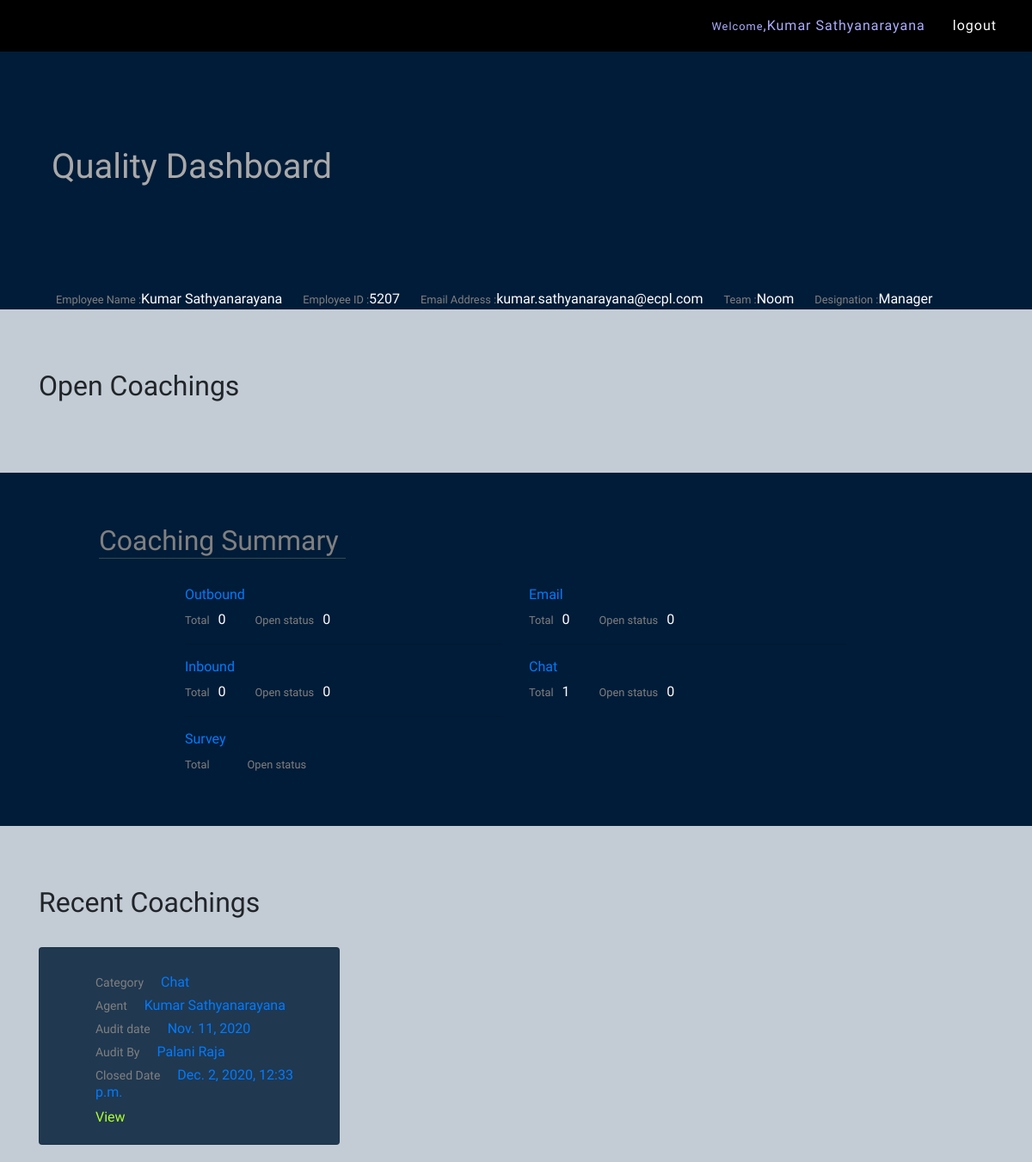
Page /employees/agenthome (signed in) on the committed database.
### employees/models.py (models this page shows, shortened)
class Profile(models.Model):
    team_list=(
        ('Noom','Noom'),('Aadya Solutions','Aadya Solutions'),('UPS CLP','UPS CLP'),('Gardening Express','Gardening Express'),
        ('Maxwell Properties','Maxwell Properties'),('Gubagoo','Gubagoo'),('Digital Swiss Gold','Digital Swiss Gold'),
        ('Digital Signage','Digital Signage'),('Success Systems','Success Systems'),('Advancement Consulting ','Advancement Consulting'),
        ('Insalvage','Insalvage'),('Medicare','Medicare'),('Printerpix','Printerpix'),('Printerpix Training','Printerpix Training'),
        ('First Look Appraisal','First Look Appraisal'),('TCA Counseling Group','TCA Counseling Group'),('Advit Sahdev Marketing','Advit Sahdev Marketing'),
        ('AKDY','AKDY'),('AKDY Training','AKDY Training'),('Monster Lead Group','Monster Lead Group'),('Fame House','Fame House'),
        ('Lecanto Green coffee','Lecanto Green coffee'),('Micro Distributing','Micro Distributing'),('Aditya Birla','Aditya Birla'),
        ('Aditya Birla Cellulose','Aditya Birla Cellulose'),('Aditya Birla Cellulose Training','Aditya Birla Cellulose Training'),
        ('City Security Services','City Security Services'),('Active Sports Club','Active Sports Club'),('Aditya Birla Sampling Team','Aditya Birla Sampling Team'),
        ('Aditya Birla Sampling Team Trainig','Aditya Birla Sampling Team Trainig'),('Bigo - IMO Group Chat','Bigo - IMO Group Chat'),
        ('Bigo Monitor Team','Bigo Monitor Team'),('Daniel Wellington','Daniel Wellington'),('Option Matrix','Option Matrix'),
        ('Info Think LLC','Info Think LLC'),('MT Cosmetics','MT Cosmetics'),("Something's Brewing","Something's Brewing"),
        ('WIT Digital','WIT Digital'),('Sync Treasury LLC','Sync Treasury LLC'),('SANA GAMING CONSULTING','SANA GAMING CONSULTING'),
        ('GrayStone LLC','GrayStone LLC'),('Kaapi Machines','Kaapi Machines'),('Richmond Assets & Holdings','Richmond Assets & Holdings'),
        ('US Home Exterior','US Home Exterior'),('Pre Management Leicester LTD','Pre Management Leicester LTD'),('American Income Life','American Income Life'),
        ('Life Alarm Services','Life Alarm Services'),('ERI Global','ERI Global'),('Allen Consulting group','Allen Consulting group'),
        ('Jeffery Tan ','Jeffery Tan '),('Student Life','Student Life'),('Career Transition Specialist','Career Transition Specialist'),
        ('Golden Eye Tech CCTV','Golden Eye Tech CCTV'),('MOVEMENT INSURANCE','MOVEMENT INSURANCE'),('Nucleus Media','Nucleus Media'),
        ('PSECU','PSECU'),('Tentamus','Tentamus'),('L&D','L&D'),('Get A Rate','Get A Rate'),('Mayfair Acct and Wealth','Mayfair Acct and Wealth'),
        ('Superking','Superking'),('Millionaires Group','Millionaires Group'),('PROTOSTAR','PROTOSTAR'),('MESSE FRANKFURT','MESSE FRANKFURT'),
        ('System 4','System 4'),('Naffa Innovations Pvt Ltd','Naffa Innovations Pvt Ltd'),('Support Staff','Support Staff'),
        ('Quality Team', 'Quality Team')
                    )
    emp_desi_list=(
        ('CRO','CRO'),('Patrolling officer','Patrolling officer'),('TL','TL'),('AM','AM'),('Trainer','Trainer'),
        ('AD','AD'),('Manager','Manager'),('Service Delivery Manager','Service Delivery Manager'),('Asst.Manager','Asst.Manager'),
        ('CC Team','CC Team'),('BD','BD'),('MIS','MIS'),('Data Analyst','Data Analyst'),('Team Leader','Team Leader'),('QA','QA'),
        ('ATL','ATL'),('SME','SME')
                   )
    user=models.OneToOneField(User,on_delete=models.CASCADE)
    emp_name = models.CharField(max_length=30)
    emp_id=models.IntegerField()
    emp_desi=models.CharField(max_length=50,choices=emp_desi_list)
    team=models.CharField(max_length=50,choices=team_list)
    email=models.EmailField(default='emp@ecpl.com',null=True)

class ChatMonitorinForm(models.Model):
    record_no = models.IntegerField()
    associate_name = models.CharField(max_length=50)
    emp_id = models.IntegerField()
    qa = models.CharField(max_length=50)
    team_lead = models.CharField(max_length=50)
    customer_name = models.CharField(max_length=50)
    chat_date = models.DateField()
    audit_date = models.DateField()
    ticket_no = models.IntegerField()
    campaign = models.CharField(max_length=100)
    zone = models.CharField(max_length=60)
    concept = models.CharField(max_length=60)
    ce_1 = models.CharField(max_length=10)
    ce_2 = models.CharField(max_length=10)
    ce_3 = models.CharField(max_length=10)
    ce_4 = models.CharField(max_length=10)
    ce_5 = models.CharField(max_length=10)
    ce_6 = models.CharField(max_length=10)
    business_1 = models.CharField(max_length=10)
    business_2 = models.CharField(max_length=10)
    compliance_1 = models.CharField(max_length=10)
    compliance_2 = models.CharField(max_length=10)
    compliance_3 = models.CharField(max_length=10)
    chat_summary = models.TextField()
    areas_improvement = models.TextField()
    positives = models.TextField()
    customer_feedback = models.TextField()
    added_by = models.CharField(max_length=30)
    status = models.BooleanField(default=False)
    closed_date = models.DateTimeField(null=True)
    emp_comments = models.TextField(null=True)
    ce_total = models.IntegerField(null=True)
    business_total = models.IntegerField(null=True)
    compliance_total = models.IntegerField(null=True)
    overall_score = models.IntegerField(null=True)

### employees/views.py (the view)
# urls.py: path('agenthome',agenthome),
def agenthome(request):
    user = request.user.profile.emp_name
    team_name=request.user.profile.team
    out_coachings = OutboundMonitoringForm.objects.filter(associate_name=user)
    out_counts = OutboundMonitoringForm.objects.filter(associate_name=user).count()
    open_out = OutboundMonitoringForm.objects.filter(associate_name=user,status=False)
    open_out_count = OutboundMonitoringForm.objects.filter(associate_name=user, status=False).count()
    in_coachings=InboundMonitoringForm.objects.filter(associate_name=user)
    in_counts=InboundMonitoringForm.objects.filter(associate_name=user).count()
    open_in=InboundMonitoringForm.objects.filter(associate_name=user,status=False)
    open_in_count = InboundMonitoringForm.objects.filter(associate_name=user, status=False).count()
    email_coachings=EmailMonitoringForm.objects.filter(associate_name=user)
    email_counts=EmailMonitoringForm.objects.filter(associate_name=user).count()
    open_email=EmailMonitoringForm.objects.filter(associate_name=user,status=False)
    open_email_count = EmailMonitoringForm.objects.filter(associate_name=user, status=False).count()
    chat_coachings = ChatMonitorinForm.objects.filter(associate_name=user)
    chat_counts = ChatMonitorinForm.objects.filter(associate_name=user).count()
    open_chat = ChatMonitorinForm.objects.filter(associate_name=user, status=False)
    open_chat_count = ChatMonitorinForm.objects.filter(associate_name=user, status=False).count()
    team=Team.objects.get(name=team_name)
    data={'out_coachings':out_coachings,'in_coachings':in_coachings,'email_coachings':email_coachings,'chat_coachings':chat_coachings,
          'out_counts':out_counts,'in_counts':in_counts,'email_counts':email_counts,'chat_counts':chat_counts,
          'open_out':open_out,'open_in':open_in,'open_email':open_email,'open_chat':open_chat,'team':team,
          'open_out_count':open_out_count,'open_in_count':open_in_count,'open_chat_count':open_chat_count,
          'open_email_count':open_email_count
          }
    return render(request, 'agent-home.html',data)

### templates/agent-home.html (shortened to what this page needs)
{% extends 'base.html' %}
{% block main %}
{% load static %}
<section id="profile">
    <div class="container-lg">
        <div class="row">
                            <div class="col-md-8" style="padding: 110px 30px">
                              <h1 style="color:darkgray">Quality Dashboard</h1>
                            </div>
                            <div class="col-md-4" style="padding: 50px 30px">
                            </div>
        </div>
        <span style="color:white"><small style="color:grey">Employee Name :</small>{{user.profile.emp_name}}</span>
        <span style="color:white"><small style="color:grey">Employee ID :</small>{{user.profile.emp_id}}</span>
        <span style="color:white"><small style="color:grey">Email Address :</small>{{user.profile.email}}</span>
        <span style="color:white"><small style="color:grey">Team :</small>{{user.profile.team}}</span>
        <span style="color:white"><small style="color:grey">Designation :</small>{{user.profile.emp_desi}}</span>
    </div>
</section>
<section style="padding-top:70px" id="empopencoachins">
    <div class="container-lg">
        <h2>Open Coachings </h2><br>
    </div>
</section>
<section id="coachingsummary" style="background: #011c38;padding: 60px 100px;margin-top: 50px">
    <div class="container-lg">
         <h2 style="color:grey;border-bottom: 1px solid darkslategrey;width: 287px">Coaching Summary</h2>
                                        <br>
                                <div class="row" style="padding:0px 100px;">
                                    <div class="col-md-6">
                                        <h4>Outbound</h4>
                                        <small style="color:grey">Total</small><span style="color:White;margin-left:10px">{{out_counts}}</span>
                                        <small style="color:grey;margin-left:30px;">Open status</small><span style="color:White;margin-left:10px">{{open_out_count}}</span>
                                        <hr>
                                        <h4>Inbound</h4>
                                        <small style="color:grey">Total</small><span style="color:White;margin-left:10px">{{in_counts}}</span>
                                        <small style="color:grey;margin-left:30px;">Open status</small><span style="color:White;margin-left:10px">{{open_in_count}}</span>
                                        <hr>
                                        <h4>Survey</h4>
                                        <small style="color:grey">Total</small>
                                        <small style="color:grey;margin-left:30px;">Open status</small>
                                    </div>
                                    <div class="col-md-6">
                                        <h4>Email</h4>
                                        <small style="color:grey">Total</small><span style="color:White;margin-left:10px">{{email_counts}}</span>
                                        <small style="color:grey;margin-left:30px;">Open status</small><span style="color:White;margin-left:10px">{{open_email_count}}</span>
                                        <hr>
                                        <h4>Chat</h4>
                                        <small style="color:grey">Total</small><span style="color:White;margin-left:10px">{{chat_counts}}</span>
                                        <small style="color:grey;margin-left:30px;">Open status</small><span style="color:White;margin-left:10px">{{open_chat_count}}</span>
                                    </div>
                                </div>
    </div>
</section>
<section style="padding-top:70px" id="empopencoachins">
    <div class="container-lg">
        <h2>Recent Coachings </h2><br>
        <div class="row">
                {% for coaching in chat_coachings %}
                <div class="col-md-4">
                    <div class="card" style="background:#203850; margin-bottom:20px;height:230px">
                      <div class="card-body" style="margin-left: 25px;padding: 30px 40px;">
                          <h4><small>Category</small>Chat</h4>
                          <h4><small>Agent</small>{{coaching.associate_name}}</h4>
                          <h4><small>Audit date</small>{{coaching.audit_date}}</h4>
                          <h4><small>Audit By</small>{{coaching.qa}}</h4>
                          <h4><small>Closed Date</small>{{coaching.closed_date}}</h4>
                          <p><a href="coaching-view-chat-qa/{{coaching.id}}" style="color:greenyellow">View</a></p>
                      </div>
                    </div>
                </div>
                {% endfor %}
        </div>
    </div>
</section>
{% endblock %}

### templates/base.html (shortened to what this page needs)
<!DOCTYPE html>
<html lang="en">
<head>
    {% load static %}
    <link rel="stylesheet" href="https://cdn.jsdelivr.net/npm/bootstrap@4.5.3/dist/css/bootstrap.min.css">
    <link rel="stylesheet" href="{% static 'css/style.css' %}">
    <link rel="stylesheet" href="https://stackpath.bootstrapcdn.com/font-awesome/4.7.0/css/font-awesome.min.css">
</head>
<body>
        <section id="nav">
            <div class="container-fluid">
                <ul class="nav justify-content-end">
                    {% if user.is_authenticated %}
                    <li class="nav-item"><a href="" class="nav-link1" style="color:blue"><small>Welcome</small>,{{user.profile.emp_name}}</a></li>
                    <li class="nav-item"><a class="nav-link" href="/employees/logout">logout</a></li>
                    {% else %}
                    <li class="nav-item"><a class="nav-link" href="login">login</a></li>
                    {% endif %}
                </ul>
            </div>
        </section>
    {% block main %}
    {% endblock %}
</body>
</html>

### static/css/style.css (style rules this page uses)
* { padding: 0; margin: 0; }
body { font-family: 'Maven Pro', sans-serif; background:#c3ccd5; }
#nav { background: black; height: 60px; padding: 10px 10px; }
#nav .nav-link { color:white!important; letter-spacing:1px; }
#nav .nav-link1 { color:#adadff!important; letter-spacing:1px; display: block; padding: .5rem 1rem; }
#profile { background: #011c38; }
#profile span { margin-left:20px; }
.card { height:190px; }
#empopencoachins small { color:grey; font-size:14px; margin-right:20px; }
#empopencoachins h4 { color:#007bff; font-size:16px; }
#coachingsummary h4 { color:#007bff; font-size: 16px; }

### rows in the picture
ChatMonitorinForm: associate_name "Kumar Sathyanarayana", audit_date "Nov. 11, 2020", qa "Palani Raja", closed_date "Dec. 2, 2020, 12:33 p.m."

### other values in the picture
{{ user.profile.emp_name }} "Kumar Sathyanarayana"
{{ user.profile.emp_id }} "5207"
{{ user.profile.email }} "kumar.sathyanarayana@ecpl.com"
{{ user.profile.team }} "Noom"
{{ user.profile.emp_desi }} "Manager"
{{ out_counts }} "0"
{{ open_out_count }} "0"
{{ in_counts }} "0"
{{ open_in_count }} "0"
{{ email_counts }} "0"
{{ open_email_count }} "0"
{{ chat_counts }} "1"
{{ open_chat_count }} "0"
